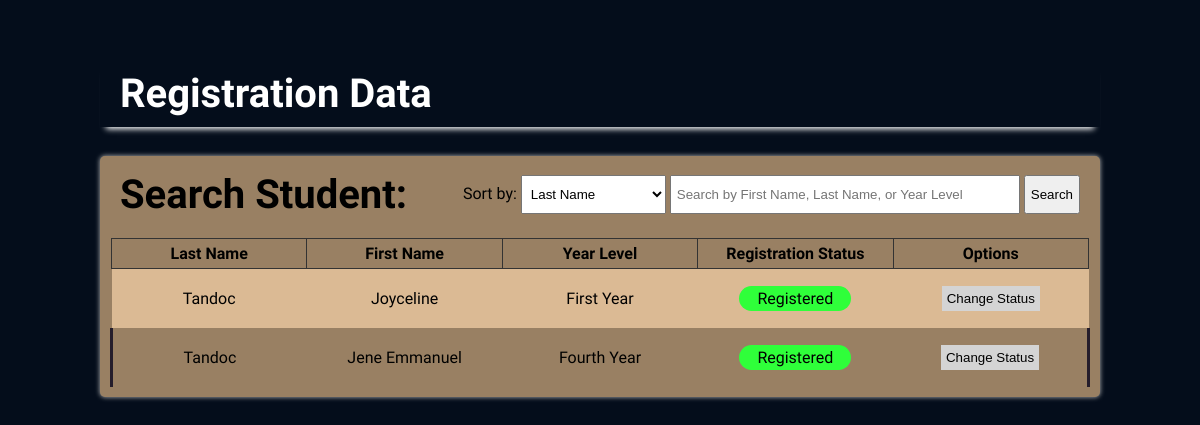
Page /application_data.php (signed in) on the committed database.
### tables this page shows
CREATE TABLE `student_registration` (
  `student_id` varchar(100) NOT NULL,
  `student_grade_level` varchar(100) NOT NULL,
  `student_firstname` varchar(100) NOT NULL,
  `student_middlename` varchar(100) DEFAULT NULL,
  `student_lastname` varchar(100) NOT NULL,
  `student_gender` varchar(100) NOT NULL,
  `student_email` varchar(100) NOT NULL,
  `student_number` varchar(100) NOT NULL,
  `registration_date` varchar(100) NOT NULL,
  `registration_time` varchar(100) NOT NULL,
  `registration_status` varchar(100) NOT NULL
);

### application_data.php (the view, shortened to what this page needs)
<!DOCTYPE html>
<html lang="en">
<head>
    <link rel="stylesheet" href="styles/main.css">
    <link rel="stylesheet" href="styles/footer.css">
    <link rel="stylesheet" href="styles/application_data.css">
</head>
<body>
    <div class="admin_dashboard_header">
        <div class="container">
            <h2>Registration Data</h2>
        </div>
    </div><br>
    <?php
        if(isset($_SESSION['admin_logged_in'])){
    ?>
    <div class="application_interface">
        <div class="container">
            <div class="interface_controls">
                <h2>Search Student: </h2>
                <form method="GET">
                    <label for="category">Sort by: </label>
                    <select name="category">
                        <option value="student_lastname">Last Name</option>
                    </select>
                    <input type="search" name="query" placeholder="Search by First Name, Last Name, or Year Level ">
                    <input type="submit" value="Search">
                </form>
            </div>
            <?php
                include_once "serverside/dbh.inc.php";
                if ( isset( $_GET['query'] ) && !empty( $_GET['query'] ) ){
                    $where = $_GET['query'];
                    $order = $_GET['category'];
                    $sql = "SELECT * FROM student_registration WHERE student_grade_level='$where' OR student_firstname='$where' OR student_lastname='$where' ORDER BY $order;";
                    echo "<table>";
                    if($result = mysqli_query($conn, $sql)){
                        if(mysqli_num_rows($result) > 0){
                            echo "<tr>
                                    <th>Last Name</th>
                                    <th>First Name</th>
                                    <th>Year Level</th>
                                    <th>Registration Status</th>
                                    <th>Options</th>
                                </tr>";
                            while($row = mysqli_fetch_array($result)){
                                $id = $row['student_id'];
                                echo "<tr>";
                                echo "<td>".$row['student_lastname']."</td>";
                                echo "<td>".$row['student_firstname']."</td>";
                                echo "<td>".$row['student_grade_level']."</td>";
                                echo "<td><span class='".$row['registration_status']."'>".$row['registration_status']."</span></td>";
                                echo "<td>  <form action='change_status.php' method='GET'>
                                                <input type='text' name='id' value='$id' style='display: none'>
                                                <button type='submit'>Change Status</button>
                                            </form>
                                    </td>";
                                echo "</tr>";
                            }
                        }
                        else{
                            echo "<p class='result'>No Results</p>";
                        }
                    }
                    echo "</table>";
                }
                else{
                    if ( isset( $_GET['category'] ) && !empty( $_GET['category'] ) ){
                        $sql = "SELECT * FROM student_registration ORDER BY ".$_GET['category'].";";
                    }
                    else{
                        $sql = "SELECT * FROM student_registration ORDER BY student_lastname;";
                    }
                    echo "<table>";
                    if($result = mysqli_query($conn, $sql)){
                        if(mysqli_num_rows($result) > 0){
                            echo "<tr>
                                    <th>Last Name</th>
                                    <th>First Name</th>
                                    <th>Year Level</th>
                                    <th>Registration Status</th>
                                    <th>Options</th>
                                </tr>";
                            while($row = mysqli_fetch_array($result)){
                                $id = $row['student_id'];
                                echo "<tr>";
                                echo "<td>".$row['student_lastname']."</td>";
                                echo "<td>".$row['student_firstname']."</td>";
                                echo "<td>".$row['student_grade_level']."</td>";
                                echo "<td><span class='".$row['registration_status']."'>".$row['registration_status']."</span></td>";
                                echo "<td>  <form action='change_status.php' method='GET'>
                                                <input type='text' name='id' value='$id' style='display: none'>
                                                <button type='submit'>Change Status</button>
                                            </form>
                                    </td>";
                                echo "</tr>";
                            }
                        }
                    }
                    echo "</table>";
                }
            ?>
        </div>
    </div>
    <?php
        }
        else{
            echo "NOT LOGGED IN";
        }
    ?>
</body>

### styles/main.css (style rules this page uses)
* { padding: 0; margin: 0; box-sizing: border-box; }
body,html { font-family: 'Oxygen', sans-serif; background-color: rgb(4, 13, 27); }
.container { width: 1000px; margin: 0 auto; }
@media all and (max-width: 1300px) { h2 { font-size: 40px; } }
.admin_dashboard_header { margin-top: 50px; padding: 10px; }
.admin_dashboard_header .container { padding: 10px; -webkit-box-shadow: 0 8px 6px -6px #fff; -moz-box-shadow: 0 8px 6px -6px #fff; box-shadow: 0 8px 6px -6px #fff; }
.admin_dashboard_header .container h2 { padding-left: 10px; color: #fff; }

### styles/application_data.css (style rules this page uses)
.application_interface .container { border-radius: 5px; box-shadow: 0px 0px 5px #bbb; padding: 10px; margin-bottom: 20px; background-color: rgb(153, 128, 99); }
.application_interface .container table { margin-top: 15px; border-collapse: collapse; width: 100%; table-layout: fixed; }
.application_interface .container table tr td { border: 0px; padding: 20px 5px; overflow-x: scroll; text-align: center; }
.application_interface .container table tr:nth-child(odd) td:first-child { border-left: 3px solid rgb(37, 29, 43); }
.application_interface .container table tr:nth-child(odd) td:last-child { border-right: 3px solid rgb(37, 29, 43); }
.application_interface .container table tr td form { margin-top: -8px; margin-bottom: -8px; }
.application_interface .container table tr td button { padding: 5px 5px; background-color: rgb(212, 212, 212); margin: 1px 0; border: 0px ; cursor: pointer; }
.application_interface .container table tr:nth-child(even) { background-color: rgb(219, 186, 148); }
.Registered { background-color: rgb(47, 255, 58); padding: 3px 18px; border-radius: 13px; }
.application_interface .container table tr th { border: 1px inset #333; padding: 5px 5px; }
.interface_controls { display: flex; padding: 5px 10px; justify-content: space-between; align-items: center; }
.interface_controls form input[type="search"] { width: 350px; }
.interface_controls form input { padding: 10px 5px; }
.interface_controls form select { padding: 10px 5px; }

### rows in the picture
student_registration: student_lastname "Tandoc", student_firstname "Joyceline", student_grade_level "First Year", registration_status "Registered"
student_registration: student_lastname "Tandoc", student_firstname "Jene Emmanuel", student_grade_level "Fourth Year", registration_status "Registered"
